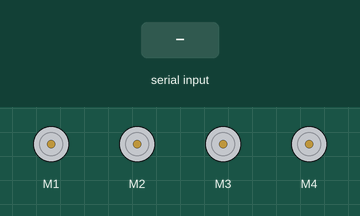
Recording of a sketch running on a simulated Arduino Uno, built with avr-gcc and run on an emulated ATmega328P. On the bench: 4 × DC motor (green arrow = forward, orange = backward, longer = faster). The inputs (shaded band) are chosen by the test bench. What the sketch prints to the serial monitor is not drawn.

Above: at 1.2 s.
1.3 s: "D,-255,-255\n" received over the second serial link
At 2.5 s:
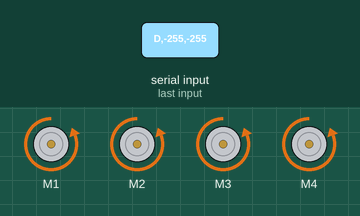
Timing chart, 0 to 7.8 s (numbered marks = the images above; inputs shaded):
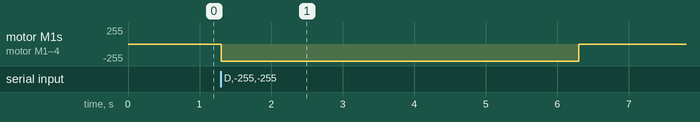

Measured:
- after the input at 1.3 s, motor M1–4: stopped → backward 255/255 at once, → stopped 5.0 s later

The sketch:

arduino_robot_controller.ino
```cpp
#include <Wire.h>
#include <Adafruit_MotorShield.h>
#include <SoftwareSerial.h>
#include <stdlib.h>
#include <ctype.h>

// ============================================================
// HC-05 Bluetooth
//
// Arduino pin 8 <- HC-05 TX
// Arduino pin 9 -> HC-05 RX
//
// Pin 12 is connected to the module's EN/KEY pin on your robot,
// but is intentionally not driven here. Since the HC-05 is already
// advertising and pairable, leave its existing EN wiring alone.
// ============================================================
const uint8_t BT_RX_PIN = 9;
const uint8_t BT_TX_PIN = 8;
const long BT_BAUD = 9600;

SoftwareSerial bluetooth(BT_RX_PIN, BT_TX_PIN);

// ============================================================
// Adafruit Motor Shield V2
// ============================================================
Adafruit_MotorShield motorShield = Adafruit_MotorShield();

Adafruit_DCMotor *M1 = motorShield.getMotor(1);  // Front-right
Adafruit_DCMotor *M2 = motorShield.getMotor(2);  // Front-left
Adafruit_DCMotor *M3 = motorShield.getMotor(3);  // Rear-left
Adafruit_DCMotor *M4 = motorShield.getMotor(4);  // Rear-right

// ============================================================
// Direction calibration
//
// Start with all false.
//
// Test: D,100,100
// If any individual wheel turns opposite the intended forward
// direction, change only that motor's value to true.
// ============================================================
const bool M1_REVERSED = false;
const bool M2_REVERSED = false;
const bool M3_REVERSED = false;
const bool M4_REVERSED = false;

// ============================================================
// Safety behavior
//
// MPPI should send a fresh D command every control cycle.
// At 10–20 Hz, 300 ms allows a few missed packets but stops
// the robot quickly if Bluetooth or the laptop process fails.
// ============================================================
const unsigned long COMMAND_TIMEOUT_MS = 5000;

unsigned long lastValidCommandMs = 0;
bool robotMoving = false;

// Bluetooth line buffer: enough for "D,-255,-255"
char commandBuffer[32];
uint8_t commandLength = 0;


// ============================================================
// Motor functions
// ============================================================

// signedPwm:
//   positive = logical forward
//   negative = logical reverse
//   zero     = release motor
void setMotor(Adafruit_DCMotor *motor, int signedPwm, bool reversed) {
  signedPwm = constrain(signedPwm, -255, 255);

  if (reversed) {
    signedPwm = -signedPwm;
  }

  if (signedPwm == 0) {
    motor->setSpeed(0);
    motor->run(RELEASE);
    return;
  }

  motor->setSpeed(abs(signedPwm));
  motor->run(signedPwm > 0 ? FORWARD : BACKWARD);
}


// Left side:  M2 front-left, M3 rear-left
// Right side: M1 front-right, M4 rear-right
void setDrive(int leftPwm, int rightPwm) {
  setMotor(M1, rightPwm, M1_REVERSED);
  setMotor(M2, leftPwm,  M2_REVERSED);
  setMotor(M3, leftPwm,  M3_REVERSED);
  setMotor(M4, rightPwm, M4_REVERSED);
}


void stopRobot() {
  setDrive(0, 0);
  robotMoving = false;
}


// ============================================================
// Command parsing
//
// Valid commands:
//
//   D,<left>,<right>
//   S
//   ?
//
// Examples:
//   D,150,150
//   D,150,90
//   D,-120,80
//   S
// ============================================================

void skipWhitespace(char *&p) {
  while (*p == ' ' || *p == '\t') {
    p++;
  }
}


bool parsePwmValue(char *&p, int &value) {
  skipWhitespace(p);

  char *endPtr;
  long parsed = strtol(p, &endPtr, 10);

  if (endPtr == p || parsed < -255 || parsed > 255) {
    return false;
  }

  p = endPtr;
  skipWhitespace(p);

  value = (int)parsed;
  return true;
}


bool parseDriveCommand(char *line, int &leftPwm, int &rightPwm) {
  char *p = line;
  skipWhitespace(p);

  if (toupper((unsigned char)*p) != 'D') {
    return false;
  }

  p++;
  skipWhitespace(p);

  if (*p != ',') {
    return false;
  }
  p++;

  if (!parsePwmValue(p, leftPwm)) {
    return false;
  }

  if (*p != ',') {
    return false;
  }
  p++;

  if (!parsePwmValue(p, rightPwm)) {
    return false;
  }

  // Reject extra junk after the second PWM number.
  return (*p == '\0');
}


void sendHelp() {
  bluetooth.println(F("D,<left>,<right> where each is -255..255"));
  bluetooth.println(F("Examples: D,150,150  D,150,80  D,0,0"));
  bluetooth.println(F("S = stop"));
}


void handleCommand(char *line) {
  char *p = line;
  skipWhitespace(p);

  if (*p == '\0') {
    return;
  }

  // Stop command
  if ((toupper((unsigned char)*p) == 'S') && *(p + 1) == '\0') {
    stopRobot();
    bluetooth.println(F("STOP"));
    return;
  }

  // Help command
  if (*p == '?') {
    sendHelp();
    return;
  }

  int leftPwm;
  int rightPwm;

  if (parseDriveCommand(line, leftPwm, rightPwm)) {
    setDrive(leftPwm, rightPwm);

    robotMoving = (leftPwm != 0 || rightPwm != 0);
    lastValidCommandMs = millis();

    // Intentionally no Bluetooth reply for D commands.
    // This keeps the MPPI command stream simple and one-way.
    return;
  }

  bluetooth.println(F("ERR: use D,<left>,<right> or S"));
}


void readBluetoothCommands() {
  while (bluetooth.available()) {
    char c = (char)bluetooth.read();

    // Accept either CR, LF, or CRLF line endings.
    if (c == '\r' || c == '\n') {
      if (commandLength > 0) {
        commandBuffer[commandLength] = '\0';
        handleCommand(commandBuffer);
        commandLength = 0;
      }
      continue;
    }

    // Prevent buffer overflow from an accidental long message.
    if (commandLength < sizeof(commandBuffer) - 1) {
      commandBuffer[commandLength++] = c;
    } else {
      commandLength = 0;
      bluetooth.println(F("ERR: command too long"));
    }
  }
}


void setup() {
  Serial.begin(115200);
  bluetooth.begin(BT_BAUD);

  motorShield.begin();
  stopRobot();

  Serial.println(F("Robot ready."));
  Serial.println(F("Bluetooth protocol: D,<left PWM>,<right PWM>"));
  bluetooth.println(F("Robot ready. Send ? for help."));
}


void loop() {
  readBluetoothCommands();

  // Dead-man safety stop if the command stream disappears.
  if (robotMoving &&
      (millis() - lastValidCommandMs > COMMAND_TIMEOUT_MS)) {
    stopRobot();
    bluetooth.println(F("Safety stop"));
  }
}
```
